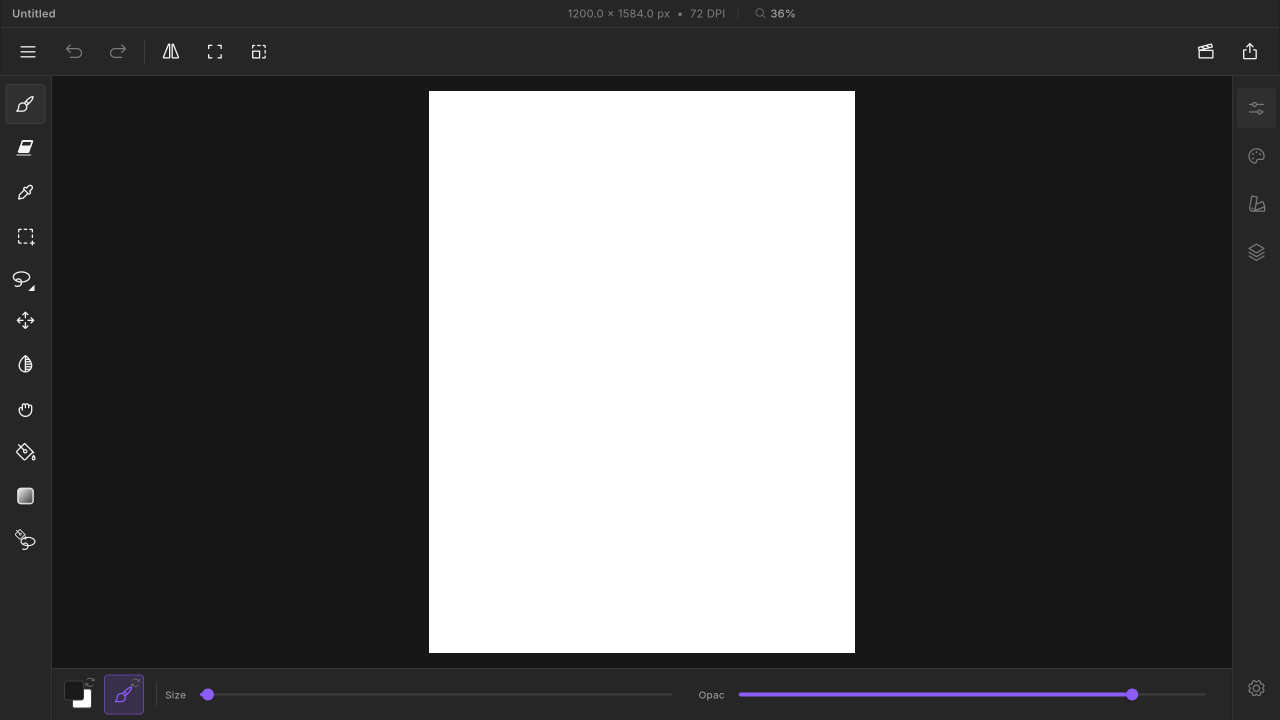
#> input picture ui/studio/clean.png, 2560 x 1440 px (shown at 1/2 size)
$ python studio_assets.py
#> lines starting #> are read from the running program, lines starting #| are printed output that depends on the picture
"""Derived stills for the studio film (film-studio.js). Run after re-capturing ui/studio/clean.png.

  ui/studio/nopage.png       the studio with the page cut out (the page is the film's box)
  ui/studio/nopage_blur.jpg  the same, pre-blurred and darkened: the out-of-focus backdrop
  ui/studio/export_btn.png   the real "Export video" button, cropped from the replay dialog
"""
import pathlib
from PIL import Image, ImageDraw, ImageEnhance, ImageFilter

ROOT = pathlib.Path(__file__).resolve().parent.parent
S = ROOT / "ui/studio"
PAGE = (856, 178, 1713, 1309)  # page rect in the 2x capture, measured (white edge at 858..1710)

im = Image.open(S / "clean.png").convert("RGB")
#> im is the input picture: PIL image 2560x1440 RGB; mean R, G, B 87.8, 87.7, 88
ImageDraw.Draw(im).rectangle(PAGE, fill=(23, 23, 23))
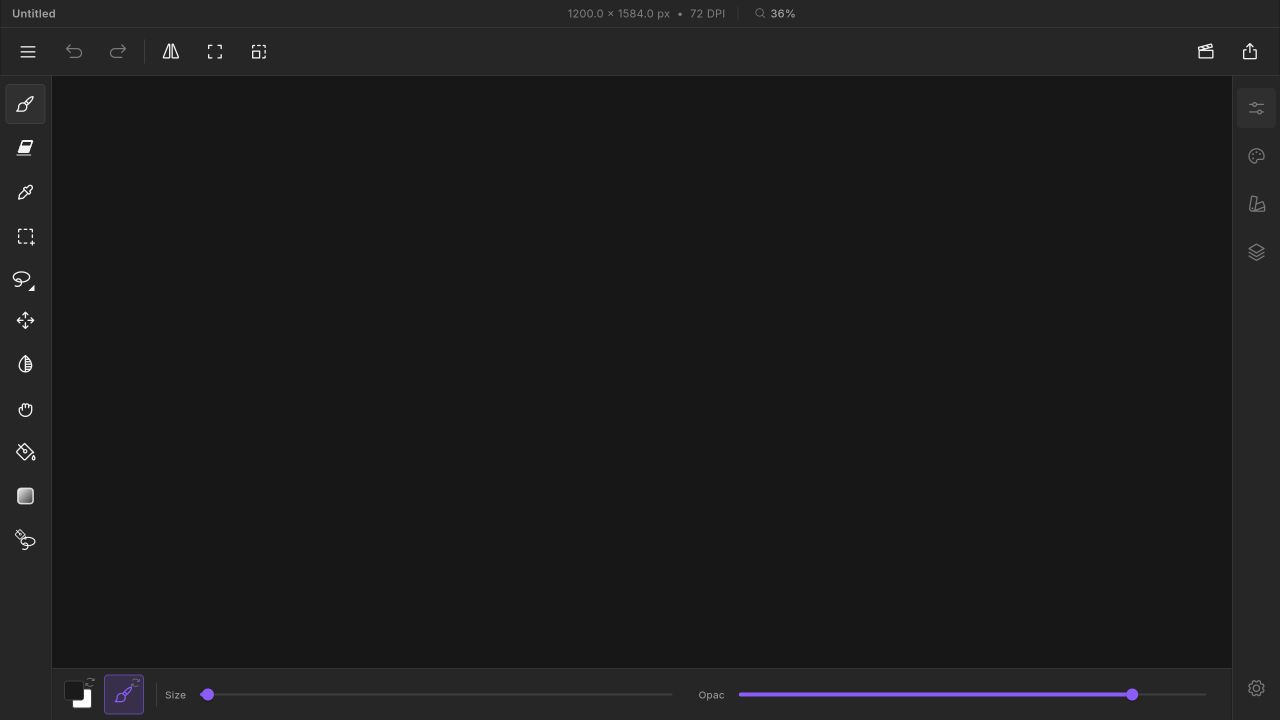
#> im: PIL image 2560x1440 RGB (shown at 1/2 size); mean R, G, B 27.5, 27.4, 27.7
im.save(S / "nopage.png")
blur = im.resize((1280, 720), Image.LANCZOS).filter(ImageFilter.GaussianBlur(9))
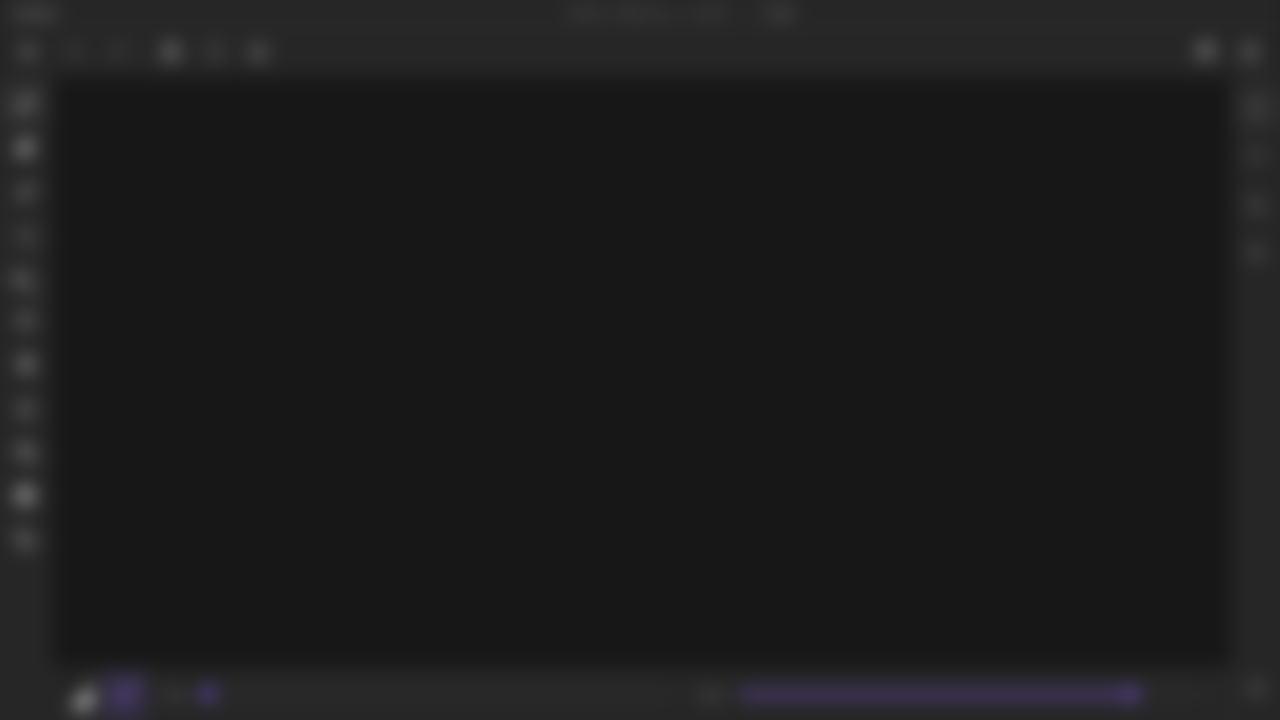
#> blur: PIL image 1280x720 RGB; mean R, G, B 27.5, 27.4, 27.7
ImageEnhance.Brightness(blur).enhance(0.55).save(S / "nopage_blur.jpg", quality=92)
Image.open(ROOT / "ui/panel_pink.png").convert("RGB").crop((1615, 253, 1885, 310)).save(S / "export_btn.png")
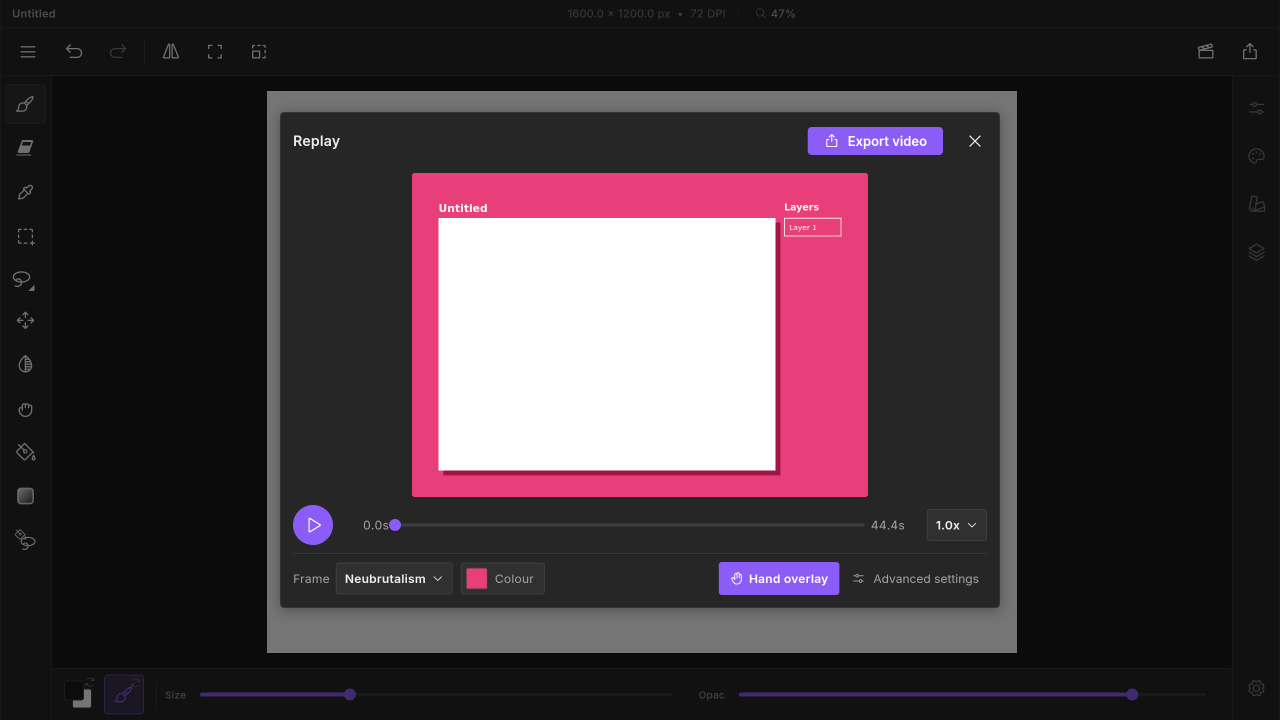
#> input picture ui/panel_pink.png, 2560 x 1440 px (shown at 1/2 size)
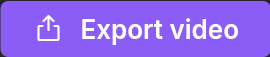
#> saved as export_btn.png: PIL image 270x57 RGB; mean R, G, B 147.3, 105.6, 242.2
print("ok")
